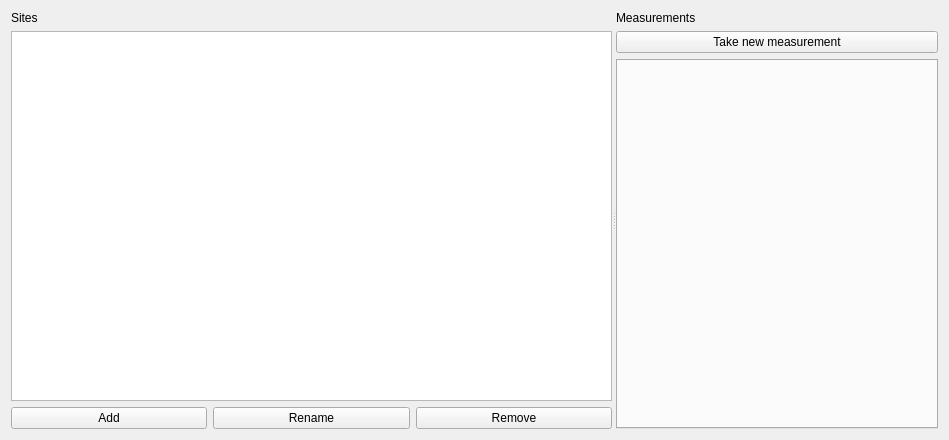
<?xml version="1.0" encoding="UTF-8"?>
<ui version="4.0">
 <class>rootenclosure</class>
 <widget class="QWidget" name="rootenclosure">
  <property name="geometry">
   <rect>
    <x>0</x>
    <y>0</y>
    <width>949</width>
    <height>440</height>
   </rect>
  </property>
  <layout class="QHBoxLayout" name="rootLayout">
   <item>
    <widget class="QSplitter" name="URCScience">
     <property name="windowTitle">
      <string>Form</string>
     </property>
     <property name="orientation">
      <enum>Qt::Horizontal</enum>
     </property>
     <widget class="QWidget" name="layoutWidget">
      <layout class="QVBoxLayout" name="verticalLayout">
       <item>
        <widget class="QLabel" name="label">
         <property name="text">
          <string>Sites</string>
         </property>
        </widget>
       </item>
       <item>
        <widget class="QListWidget" name="listWidget"/>
       </item>
       <item>
        <layout class="QHBoxLayout" name="horizontalLayout">
         <property name="sizeConstraint">
          <enum>QLayout::SetMinimumSize</enum>
         </property>
         <item>
          <widget class="QPushButton" name="addSitePushButton">
           <property name="text">
            <string>Add</string>
           </property>
          </widget>
         </item>
         <item>
          <widget class="QPushButton" name="renamePushButton">
           <property name="text">
            <string>Rename</string>
           </property>
          </widget>
         </item>
         <item>
          <widget class="QPushButton" name="removeSitePushButton">
           <property name="text">
            <string>Remove</string>
           </property>
          </widget>
         </item>
        </layout>
       </item>
      </layout>
     </widget>
     <widget class="QWidget" name="layoutWidget">
      <layout class="QVBoxLayout" name="verticalLayout_2">
       <item>
        <widget class="QLabel" name="label_2">
         <property name="text">
          <string>Measurements</string>
         </property>
        </widget>
       </item>
       <item>
        <widget class="QPushButton" name="takeMeasurementPushButton">
         <property name="text">
          <string>Take new measurement</string>
         </property>
        </widget>
       </item>
       <item>
        <widget class="QTabWidget" name="tabWidget">
         <property name="sizePolicy">
          <sizepolicy hsizetype="Preferred" vsizetype="Preferred">
           <horstretch>2</horstretch>
           <verstretch>2</verstretch>
          </sizepolicy>
         </property>
         <property name="currentIndex">
          <number>-1</number>
         </property>
         <property name="tabsClosable">
          <bool>false</bool>
         </property>
        </widget>
       </item>
      </layout>
     </widget>
    </widget>
   </item>
  </layout>
 </widget>
 <resources/>
 <connections/>
 <slots>
  <signal>refresh()</signal>
  <slot>addSelected()</slot>
  <slot>removeSelected()</slot>
  <slot>refreshDo()</slot>
  <slot>addNewMeasurement()</slot>
 </slots>
</ui>
